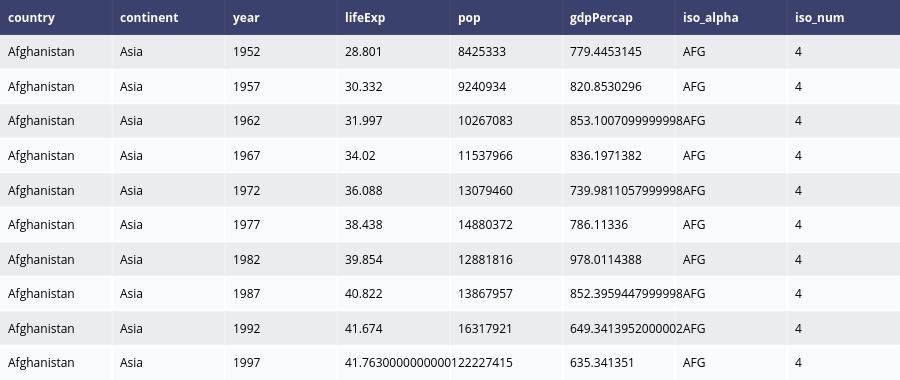

Source (notebook cell):
### Code cell
# Importing built-in dataset
gapminder = px.data.gapminder()
table = create_table(gapminder.head(10))
py.iplot(table)

### Figure 1 — Plotly figure (JSON) as saved in the notebook; plotly's stock layout.template omitted (floating-point values rounded to 4 significant figures)
{"data": [{"colorscale": [[0, "#00083e"], [0.5, "#ededee"], [1, "#ffffff"]], "hoverinfo": "none", "opacity": 0.75, "showscale": false, "type": "heatmap", "z": [[0, 0, 0, 0, 0, 0, 0, 0], [0.5, 0.5, 0.5, 0.5, 0.5, 0.5, 0.5, 0.5], [1, 1, 1, 1, 1, 1, 1, 1], [0.5, 0.5, 0.5, 0.5, 0.5, 0.5, 0.5, 0.5], [1, 1, 1, 1, 1, 1, 1, 1], [0.5, 0.5, 0.5, 0.5, 0.5, 0.5, 0.5, 0.5], [1, 1, 1, 1, 1, 1, 1, 1], [0.5, 0.5, 0.5, 0.5, 0.5, 0.5, 0.5, 0.5], [1, 1, 1, 1, 1, 1, 1, 1], [0.5, 0.5, 0.5, 0.5, 0.5, 0.5, 0.5, 0.5], [1, 1, 1, 1, 1, 1, 1, 1]]}], "layout": {"annotations": [{"align": "left", "font": {"color": "#ffffff"}, "showarrow": false, "text": "<b>country</b>", "x": -0.45, "xanchor": "left", "xref": "x", "y": 0, "yref": "y"}, {"align": "left", "font": {"color": "#ffffff"}, "showarrow": false, "text": "<b>continent</b>", "x": 0.55, "xanchor": "left", "xref": "x", "y": 0, "yref": "y"}, {"align": "left", "font": {"color": "#ffffff"}, "showarrow": false, "text": "<b>year</b>", "x": 1.55, "xanchor": "left", "xref": "x", "y": 0, "yref": "y"}, {"align": "left", "font": {"color": "#ffffff"}, "showarrow": false, "text": "<b>lifeExp</b>", "x": 2.55, "xanchor": "left", "xref": "x", "y": 0, "yref": "y"}, {"align": "left", "font": {"color": "#ffffff"}, "showarrow": false, "text": "<b>pop</b>", "x": 3.55, "xanchor": "left", "xref": "x", "y": 0, "yref": "y"}, {"align": "left", "font": {"color": "#ffffff"}, "showarrow": false, "text": "<b>gdpPercap</b>", "x": 4.55, "xanchor": "left", "xref": "x", "y": 0, "yref": "y"}, {"align": "left", "font": {"color": "#ffffff"}, "showarrow": false, "text": "<b>iso_alpha</b>", "x": 5.55, "xanchor": "left", "xref": "x", "y": 0, "yref": "y"}, {"align": "left", "font": {"color": "#ffffff"}, "showarrow": false, "text": "<b>iso_num</b>", "x": 6.55, "xanchor": "left", "xref": "x", "y": 0, "yref": "y"}, {"align": "left", "font": {"color": "#000000"}, "showarrow": false, "text": "Afghanistan", "x": -0.45, "xanchor": "left", "xref": "x", "y": 1, "yref": "y"}, {"align": "left", "font": {"color": "#000000"}, "showarrow": false, "text": "Asia", "x": 0.55, "xanchor": "left", "xref": "x", "y": 1, "yref": "y"}, {"align": "left", "font": {"color": "#000000"}, "showarrow": false, "text": "1952", "x": 1.55, "xanchor": "left", "xref": "x", "y": 1, "yref": "y"}, {"align": "left", "font": {"color": "#000000"}, "showarrow": false, "text": "28.801", "x": 2.55, "xanchor": "left", "xref": "x", "y": 1, "yref": "y"}, {"align": "left", "font": {"color": "#000000"}, "showarrow": false, "text": "8425333", "x": 3.55, "xanchor": "left", "xref": "x", "y": 1, "yref": "y"}, {"align": "left", "font": {"color": "#000000"}, "showarrow": false, "text": "779.4453145", "x": 4.55, "xanchor": "left", "xref": "x", "y": 1, "yref": "y"}, {"align": "left", "font": {"color": "#000000"}, "showarrow": false, "text": "AFG", "x": 5.55, "xanchor": "left", "xref": "x", "y": 1, "yref": "y"}, {"align": "left", "font": {"color": "#000000"}, "showarrow": false, "text": "4", "x": 6.55, "xanchor": "left", "xref": "x", "y": 1, "yref": "y"}, {"align": "left", "font": {"color": "#000000"}, "showarrow": false, "text": "Afghanistan", "x": -0.45, "xanchor": "left", "xref": "x", "y": 2, "yref": "y"}, {"align": "left", "font": {"color": "#000000"}, "showarrow": false, "text": "Asia", "x": 0.55, "xanchor": "left", "xref": "x", "y": 2, "yref": "y"}, {"align": "left", "font": {"color": "#000000"}, "showarrow": false, "text": "1957", "x": 1.55, "xanchor": "left", "xref": "x", "y": 2, "yref": "y"}, {"align": "left", "font": {"color": "#000000"}, "showarrow": false, "text": "30.332", "x": 2.55, "xanchor": "left", "xref": "x", "y": 2, "yref": "y"}, {"align": "left", "font": {"color": "#000000"}, "showarrow": false, "text": "9240934", "x": 3.55, "xanchor": "left", "xref": "x", "y": 2, "yref": "y"}, {"align": "left", "font": {"color": "#000000"}, "showarrow": false, "text": "820.8530296", "x": 4.55, "xanchor": "left", "xref": "x", "y": 2, "yref": "y"}, {"align": "left", "font": {"color": "#000000"}, "showarrow": false, "text": "AFG", "x": 5.55, "xanchor": "left", "xref": "x", "y": 2, "yref": "y"}, {"align": "left", "font": {"color": "#000000"}, "showarrow": false, "text": "4", "x": 6.55, "xanchor": "left", "xref": "x", "y": 2, "yref": "y"}, {"align": "left", "font": {"color": "#000000"}, "showarrow": false, "text": "Afghanistan", "x": -0.45, "xanchor": "left", "xref": "x", "y": 3, "yref": "y"}, {"align": "left", "font": {"color": "#000000"}, "showarrow": false, "text": "Asia", "x": 0.55, "xanchor": "left", "xref": "x", "y": 3, "yref": "y"}, {"align": "left", "font": {"color": "#000000"}, "showarrow": false, "text": "1962", "x": 1.55, "xanchor": "left", "xref": "x", "y": 3, "yref": "y"}, {"align": "left", "font": {"color": "#000000"}, "showarrow": false, "text": "31.997", "x": 2.55, "xanchor": "left", "xref": "x", "y": 3, "yref": "y"}, {"align": "left", "font": {"color": "#000000"}, "showarrow": false, "text": "10267083", "x": 3.55, "xanchor": "left", "xref": "x", "y": 3, "yref": "y"}, {"align": "left", "font": {"color": "#000000"}, "showarrow": false, "text": "853.1007099999998", "x": 4.55, "xanchor": "left", "xref": "x", "y": 3, "yref": "y"}, {"align": "left", "font": {"color": "#000000"}, "showarrow": false, "text": "AFG", "x": 5.55, "xanchor": "left", "xref": "x", "y": 3, "yref": "y"}, {"align": "left", "font": {"color": "#000000"}, "showarrow": false, "text": "4", "x": 6.55, "xanchor": "left", "xref": "x", "y": 3, "yref": "y"}, {"align": "left", "font": {"color": "#000000"}, "showarrow": false, "text": "Afghanistan", "x": -0.45, "xanchor": "left", "xref": "x", "y": 4, "yref": "y"}, {"align": "left", "font": {"color": "#000000"}, "showarrow": false, "text": "Asia", "x": 0.55, "xanchor": "left", "xref": "x", "y": 4, "yref": "y"}, {"align": "left", "font": {"color": "#000000"}, "showarrow": false, "text": "1967", "x": 1.55, "xanchor": "left", "xref": "x", "y": 4, "yref": "y"}, {"align": "left", "font": {"color": "#000000"}, "showarrow": false, "text": "34.02", "x": 2.55, "xanchor": "left", "xref": "x", "y": 4, "yref": "y"}, {"align": "left", "font": {"color": "#000000"}, "showarrow": false, "text": "11537966", "x": 3.55, "xanchor": "left", "xref": "x", "y": 4, "yref": "y"}, {"align": "left", "font": {"color": "#000000"}, "showarrow": false, "text": "836.1971382", "x": 4.55, "xanchor": "left", "xref": "x", "y": 4, "yref": "y"}, {"align": "left", "font": {"color": "#000000"}, "showarrow": false, "text": "AFG", "x": 5.55, "xanchor": "left", "xref": "x", "y": 4, "yref": "y"}, {"align": "left", "font": {"color": "#000000"}, "showarrow": false, "text": "4", "x": 6.55, "xanchor": "left", "xref": "x", "y": 4, "yref": "y"}, {"align": "left", "font": {"color": "#000000"}, "showarrow": false, "text": "Afghanistan", "x": -0.45, "xanchor": "left", "xref": "x", "y": 5, "yref": "y"}, {"align": "left", "font": {"color": "#000000"}, "showarrow": false, "text": "Asia", "x": 0.55, "xanchor": "left", "xref": "x", "y": 5, "yref": "y"}, {"align": "left", "font": {"color": "#000000"}, "showarrow": false, "text": "1972", "x": 1.55, "xanchor": "left", "xref": "x", "y": 5, "yref": "y"}, {"align": "left", "font": {"color": "#000000"}, "showarrow": false, "text": "36.088", "x": 2.55, "xanchor": "left", "xref": "x", "y": 5, "yref": "y"}, {"align": "left", "font": {"color": "#000000"}, "showarrow": false, "text": "13079460", "x": 3.55, "xanchor": "left", "xref": "x", "y": 5, "yref": "y"}, {"align": "left", "font": {"color": "#000000"}, "showarrow": false, "text": "739.9811057999998", "x": 4.55, "xanchor": "left", "xref": "x", "y": 5, "yref": "y"}, {"align": "left", "font": {"color": "#000000"}, "showarrow": false, "text": "AFG", "x": 5.55, "xanchor": "left", "xref": "x", "y": 5, "yref": "y"}, {"align": "left", "font": {"color": "#000000"}, "showarrow": false, "text": "4", "x": 6.55, "xanchor": "left", "xref": "x", "y": 5, "yref": "y"}, {"align": "left", "font": {"color": "#000000"}, "showarrow": false, "text": "Afghanistan", "x": -0.45, "xanchor": "left", "xref": "x", "y": 6, "yref": "y"}, {"align": "left", "font": {"color": "#000000"}, "showarrow": false, "text": "Asia", "x": 0.55, "xanchor": "left", "xref": "x", "y": 6, "yref": "y"}, {"align": "left", "font": {"color": "#000000"}, "showarrow": false, "text": "1977", "x": 1.55, "xanchor": "left", "xref": "x", "y": 6, "yref": "y"}, {"align": "left", "font": {"color": "#000000"}, "showarrow": false, "text": "38.438", "x": 2.55, "xanchor": "left", "xref": "x", "y": 6, "yref": "y"}, {"align": "left", "font": {"color": "#000000"}, "showarrow": false, "text": "14880372", "x": 3.55, "xanchor": "left", "xref": "x", "y": 6, "yref": "y"}, {"align": "left", "font": {"color": "#000000"}, "showarrow": false, "text": "786.11336", "x": 4.55, "xanchor": "left", "xref": "x", "y": 6, "yref": "y"}, {"align": "left", "font": {"color": "#000000"}, "showarrow": false, "text": "AFG", "x": 5.55, "xanchor": "left", "xref": "x", "y": 6, "yref": "y"}, {"align": "left", "font": {"color": "#000000"}, "showarrow": false, "text": "4", "x": 6.55, "xanchor": "left", "xref": "x", "y": 6, "yref": "y"}, {"align": "left", "font": {"color": "#000000"}, "showarrow": false, "text": "Afghanistan", "x": -0.45, "xanchor": "left", "xref": "x", "y": 7, "yref": "y"}, {"align": "left", "font": {"color": "#000000"}, "showarrow": false, "text": "Asia", "x": 0.55, "xanchor": "left", "xref": "x", "y": 7, "yref": "y"}, {"align": "left", "font": {"color": "#000000"}, "showarrow": false, "text": "1982", "x": 1.55, "xanchor": "left", "xref": "x", "y": 7, "yref": "y"}, {"align": "left", "font": {"color": "#000000"}, "showarrow": false, "text": "39.854", "x": 2.55, "xanchor": "left", "xref": "x", "y": 7, "yref": "y"}, {"align": "left", "font": {"color": "#000000"}, "showarrow": false, "text": "12881816", "x": 3.55, "xanchor": "left", "xref": "x", "y": 7, "yref": "y"}, {"align": "left", "font": {"color": "#000000"}, "showarrow": false, "text": "978.0114388", "x": 4.55, "xanchor": "left", "xref": "x", "y": 7, "yref": "y"}, {"align": "left", "font": {"color": "#000000"}, "showarrow": false, "text": "AFG", "x": 5.55, "xanchor": "left", "xref": "x", "y": 7, "yref": "y"}, {"align": "left", "font": {"color": "#000000"}, "showarrow": false, "text": "4", "x": 6.55, "xanchor": "left", "xref": "x", "y": 7, "yref": "y"}, {"align": "left", "font": {"color": "#000000"}, "showarrow": false, "text": "Afghanistan", "x": -0.45, "xanchor": "left", "xref": "x", "y": 8, "yref": "y"}, {"align": "left", "font": {"color": "#000000"}, "showarrow": false, "text": "Asia", "x": 0.55, "xanchor": "left", "xref": "x", "y": 8, "yref": "y"}, {"align": "left", "font": {"color": "#000000"}, "showarrow": false, "text": "1987", "x": 1.55, "xanchor": "left", "xref": "x", "y": 8, "yref": "y"}, {"align": "left", "font": {"color": "#000000"}, "showarrow": false, "text": "40.822", "x": 2.55, "xanchor": "left", "xref": "x", "y": 8, "yref": "y"}, {"align": "left", "font": {"color": "#000000"}, "showarrow": false, "text": "13867957", "x": 3.55, "xanchor": "left", "xref": "x", "y": 8, "yref": "y"}, {"align": "left", "font": {"color": "#000000"}, "showarrow": false, "text": "852.3959447999998", "x": 4.55, "xanchor": "left", "xref": "x", "y": 8, "yref": "y"}, {"align": "left", "font": {"color": "#000000"}, "showarrow": false, "text": "AFG", "x": 5.55, "xanchor": "left", "xref": "x", "y": 8, "yref": "y"}, {"align": "left", "font": {"color": "#000000"}, "showarrow": false, "text": "4", "x": 6.55, "xanchor": "left", "xref": "x", "y": 8, "yref": "y"}, {"align": "left", "font": {"color": "#000000"}, "showarrow": false, "text": "Afghanistan", "x": -0.45, "xanchor": "left", "xref": "x", "y": 9, "yref": "y"}, {"align": "left", "font": {"color": "#000000"}, "showarrow": false, "text": "Asia", "x": 0.55, "xanchor": "left", "xref": "x", "y": 9, "yref": "y"}, {"align": "left", "font": {"color": "#000000"}, "showarrow": false, "text": "1992", "x": 1.55, "xanchor": "left", "xref": "x", "y": 9, "yref": "y"}, {"align": "left", "font": {"color": "#000000"}, "showarrow": false, "text": "41.674", "x": 2.55, "xanchor": "left", "xref": "x", "y": 9, "yref": "y"}, {"align": "left", "font": {"color": "#000000"}, "showarrow": false, "text": "16317921", "x": 3.55, "xanchor": "left", "xref": "x", "y": 9, "yref": "y"}, {"align": "left", "font": {"color": "#000000"}, "showarrow": false, "text": "649.3413952000002", "x": 4.55, "xanchor": "left", "xref": "x", "y": 9, "yref": "y"}, {"align": "left", "font": {"color": "#000000"}, "showarrow": false, "text": "AFG", "x": 5.55, "xanchor": "left", "xref": "x", "y": 9, "yref": "y"}, {"align": "left", "font": {"color": "#000000"}, "showarrow": false, "text": "4", "x": 6.55, "xanchor": "left", "xref": "x", "y": 9, "yref": "y"}, {"align": "left", "font": {"color": "#000000"}, "showarrow": false, "text": "Afghanistan", "x": -0.45, "xanchor": "left", "xref": "x", "y": 10, "yref": "y"}, {"align": "left", "font": {"color": "#000000"}, "showarrow": false, "text": "Asia", "x": 0.55, "xanchor": "left", "xref": "x", "y": 10, "yref": "y"}, {"align": "left", "font": {"color": "#000000"}, "showarrow": false, "text": "1997", "x": 1.55, "xanchor": "left", "xref": "x", "y": 10, "yref": "y"}, {"align": "left", "font": {"color": "#000000"}, "showarrow": false, "text": "41.76300000000001", "x": 2.55, "xanchor": "left", "xref": "x", "y": 10, "yref": "y"}, {"align": "left", "font": {"color": "#000000"}, "showarrow": false, "text": "22227415", "x": 3.55, "xanchor": "left", "xref": "x", "y": 10, "yref": "y"}, {"align": "left", "font": {"color": "#000000"}, "showarrow": false, "text": "635.341351", "x": 4.55, "xanchor": "left", "xref": "x", "y": 10, "yref": "y"}, {"align": "left", "font": {"color": "#000000"}, "showarrow": false, "text": "AFG", "x": 5.55, "xanchor": "left", "xref": "x", "y": 10, "yref": "y"}, {"align": "left", "font": {"color": "#000000"}, "showarrow": false, "text": "4", "x": 6.55, "xanchor": "left", "xref": "x", "y": 10, "yref": "y"}], "height": 380, "margin": {"b": 0, "l": 0, "r": 0, "t": 0}, "xaxis": {"dtick": 1, "gridwidth": 2, "showticklabels": false, "tick0": -0.5, "ticks": "", "zeroline": false}, "yaxis": {"autorange": "reversed", "dtick": 1, "gridwidth": 2, "showticklabels": false, "tick0": 0.5, "ticks": "", "zeroline": false}}}
